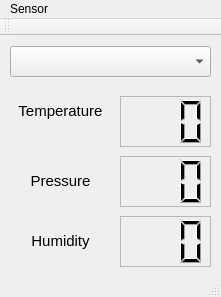
<?xml version="1.0" encoding="UTF-8"?>
<ui version="4.0">
 <class>SensorMainWindow</class>
 <widget class="QMainWindow" name="SensorMainWindow">
  <property name="geometry">
   <rect>
    <x>0</x>
    <y>0</y>
    <width>221</width>
    <height>297</height>
   </rect>
  </property>
  <property name="windowTitle">
   <string>SensorMainWindow</string>
  </property>
  <widget class="QWidget" name="centralWidget">
   <widget class="QComboBox" name="comboBox">
    <property name="geometry">
     <rect>
      <x>10</x>
      <y>10</y>
      <width>201</width>
      <height>31</height>
     </rect>
    </property>
   </widget>
   <widget class="QLCDNumber" name="pressureNumber">
    <property name="geometry">
     <rect>
      <x>120</x>
      <y>120</y>
      <width>91</width>
      <height>51</height>
     </rect>
    </property>
    <property name="frameShape">
     <enum>QFrame::StyledPanel</enum>
    </property>
    <property name="digitCount">
     <number>3</number>
    </property>
   </widget>
   <widget class="QLCDNumber" name="tempNumber">
    <property name="geometry">
     <rect>
      <x>120</x>
      <y>60</y>
      <width>91</width>
      <height>51</height>
     </rect>
    </property>
    <property name="frameShape">
     <enum>QFrame::StyledPanel</enum>
    </property>
    <property name="frameShadow">
     <enum>QFrame::Raised</enum>
    </property>
    <property name="digitCount">
     <number>3</number>
    </property>
    <property name="value" stdset="0">
     <double>0.000000000000000</double>
    </property>
   </widget>
   <widget class="QLCDNumber" name="humidityNumber">
    <property name="geometry">
     <rect>
      <x>120</x>
      <y>180</y>
      <width>91</width>
      <height>51</height>
     </rect>
    </property>
    <property name="frameShape">
     <enum>QFrame::StyledPanel</enum>
    </property>
    <property name="digitCount">
     <number>3</number>
    </property>
   </widget>
   <widget class="QLabel" name="templabel">
    <property name="geometry">
     <rect>
      <x>10</x>
      <y>60</y>
      <width>101</width>
      <height>31</height>
     </rect>
    </property>
    <property name="text">
     <string>&lt;html&gt;&lt;head/&gt;&lt;body&gt;&lt;p&gt;&lt;span style=&quot; font-size:11pt;&quot;&gt;Temperature&lt;/span&gt;&lt;/p&gt;&lt;/body&gt;&lt;/html&gt;</string>
    </property>
    <property name="scaledContents">
     <bool>false</bool>
    </property>
    <property name="alignment">
     <set>Qt::AlignCenter</set>
    </property>
    <property name="wordWrap">
     <bool>false</bool>
    </property>
   </widget>
   <widget class="QLabel" name="label">
    <property name="geometry">
     <rect>
      <x>10</x>
      <y>120</y>
      <width>101</width>
      <height>51</height>
     </rect>
    </property>
    <property name="text">
     <string>&lt;html&gt;&lt;head/&gt;&lt;body&gt;&lt;p&gt;&lt;span style=&quot; font-size:11pt;&quot;&gt;Pressure&lt;/span&gt;&lt;/p&gt;&lt;/body&gt;&lt;/html&gt;</string>
    </property>
    <property name="alignment">
     <set>Qt::AlignCenter</set>
    </property>
   </widget>
   <widget class="QLabel" name="label_2">
    <property name="geometry">
     <rect>
      <x>10</x>
      <y>180</y>
      <width>101</width>
      <height>51</height>
     </rect>
    </property>
    <property name="text">
     <string>&lt;html&gt;&lt;head/&gt;&lt;body&gt;&lt;p&gt;&lt;span style=&quot; font-size:11pt;&quot;&gt;Humidity&lt;/span&gt;&lt;/p&gt;&lt;/body&gt;&lt;/html&gt;</string>
    </property>
    <property name="alignment">
     <set>Qt::AlignCenter</set>
    </property>
   </widget>
  </widget>
  <widget class="QMenuBar" name="menuBar">
   <property name="geometry">
    <rect>
     <x>0</x>
     <y>0</y>
     <width>221</width>
     <height>21</height>
    </rect>
   </property>
   <widget class="QMenu" name="menuSensor">
    <property name="title">
     <string>Sensor</string>
    </property>
    <widget class="QMenu" name="menuDebug">
     <property name="title">
      <string>Debug</string>
     </property>
     <addaction name="actionTerminal_View"/>
    </widget>
    <widget class="QMenu" name="menuConnect">
     <property name="title">
      <string>Connect</string>
     </property>
    </widget>
    <addaction name="menuConnect"/>
    <addaction name="menuDebug"/>
    <addaction name="separator"/>
    <addaction name="actionAbout"/>
    <addaction name="actionExit"/>
   </widget>
   <addaction name="menuSensor"/>
  </widget>
  <widget class="QToolBar" name="mainToolBar">
   <attribute name="toolBarArea">
    <enum>TopToolBarArea</enum>
   </attribute>
   <attribute name="toolBarBreak">
    <bool>false</bool>
   </attribute>
  </widget>
  <widget class="QStatusBar" name="statusBar"/>
  <action name="actionTerminal_View">
   <property name="text">
    <string>Terminal View</string>
   </property>
  </action>
  <action name="actionExit">
   <property name="text">
    <string>Exit</string>
   </property>
  </action>
  <action name="actionAbout">
   <property name="text">
    <string>About</string>
   </property>
  </action>
  <action name="actionSerial_Port">
   <property name="text">
    <string>Serial Port</string>
   </property>
  </action>
 </widget>
 <layoutdefault spacing="6" margin="11"/>
 <resources/>
 <connections/>
</ui>
